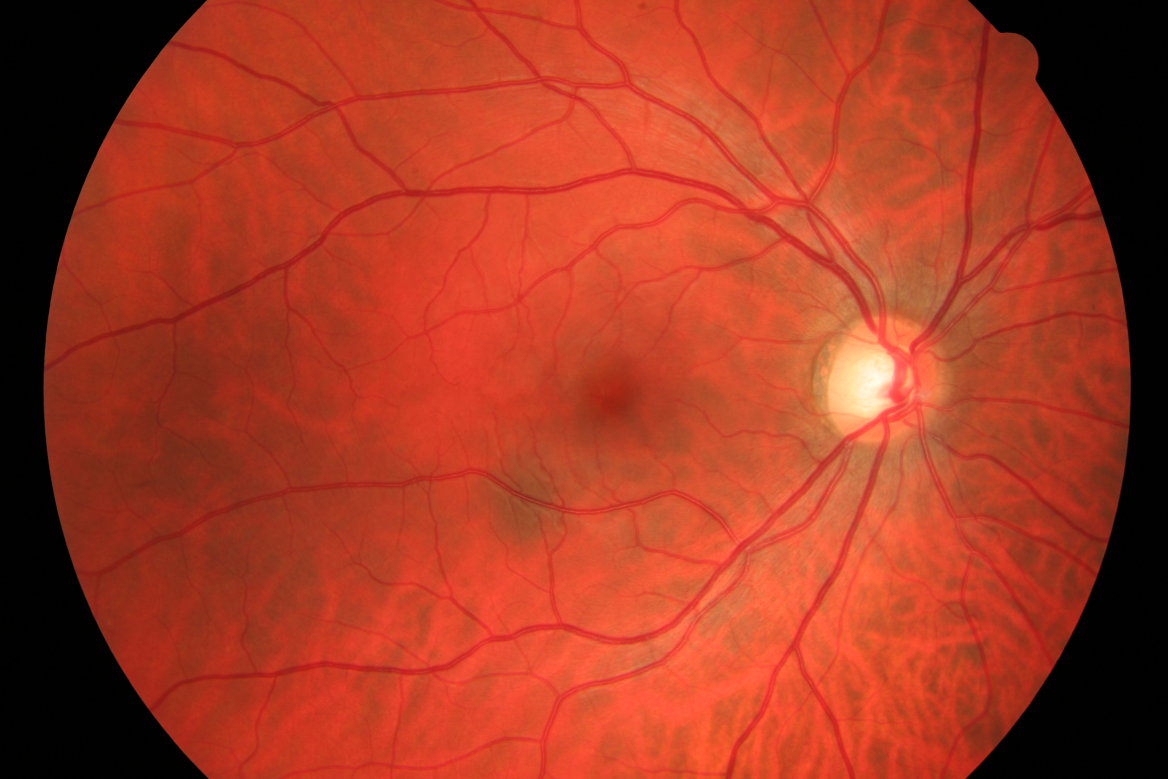
#> input picture training/01.jpg, 3504 x 2336 px, given in place of 3.jpg, which was not available (shown at 1/3 size)
$ python RetinaSegmentator.py
#> lines starting #> are read from the running program, lines starting #| are printed output that depends on the picture; after the words box and inside, x2 and y2 are one past the last pixel; in counts of white or black regions, pixels touching at a corner belong together; pictures that were not available may be replaced by others from this repository, and a replacement may not be noted
#> in classical_deconstruction_mask, image is the input picture: shape (2336, 3504, 3); mean R, G, B 165.3, 58.1, 35.1
import time
from itertools import chain
from multiprocessing import Manager, Pool
from multiprocessing import Process
import random

import cv2 as cv
import matplotlib.pyplot as plt
import numpy as np
from sklearn.metrics import classification_report, confusion_matrix, plot_confusion_matrix
from sklearn.neural_network import MLPClassifier
from sklearn.preprocessing import StandardScaler
from sklearn.model_selection import train_test_split, cross_val_score
from joblib import dump, load


class RetinaSegmentator:
    def __init__(self):
        self._pool = Pool()

    # [39 lines left out: functions classical_deconstruction, reconstruct_and_compare, show_difference, not called in this run]

    @staticmethod
    def _basic_processing(image):
        image = (image[::, ::, 1] * 2.3) - (image[::, ::, 2] * 1.7)
#> image: shape (2336, 3504) float64
        image = image * 255 / image.max()
        image = image.clip(0, 255)
        image = image.astype('uint8')
        return image

    # [176 lines left out: functions _get_fragment_features, _split_image, _prepare_dataset, train_model, nn_reconstruction, _read_image, not called in this run]

    def _find_best_balance(self):
        for i in range(1, 8):
            clf, scaler = self.train_model(i)
            # [4 lines of commented-out code are left out]

    # [26 lines left out: function test, not called in this run]

    def __del__(self):
        self._pool.close()

    @classmethod
    def classical_deconstruction_mask(cls, image):
        image = plt.imread(image)
        orig_image = image
        image = cls._basic_processing(image)

        kernel = np.ones((6, 6), np.uint8)
        image = cv.erode(image, kernel)
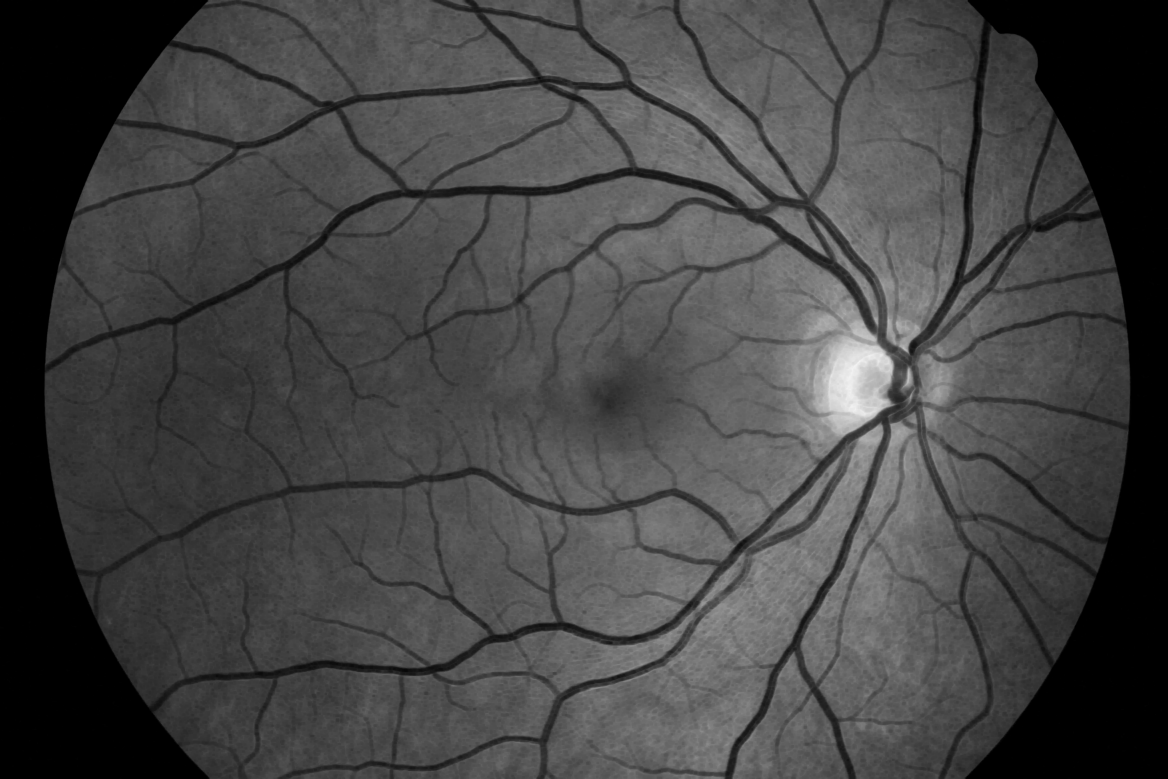
#> image: shape (2336, 3504) (shown at 1/3 size); min 0, max 245, mean 67.9
        kernel = np.ones((3, 3), np.uint8)
        image = cv.dilate(image, kernel)

        image = cv.bilateralFilter(image, 5, 210, 30)
        image = cv.medianBlur(image, 9)

        image = cv.adaptiveThreshold(image, 255, cv.ADAPTIVE_THRESH_GAUSSIAN_C, cv.THRESH_BINARY_INV, 41, 4)  # 61, 4
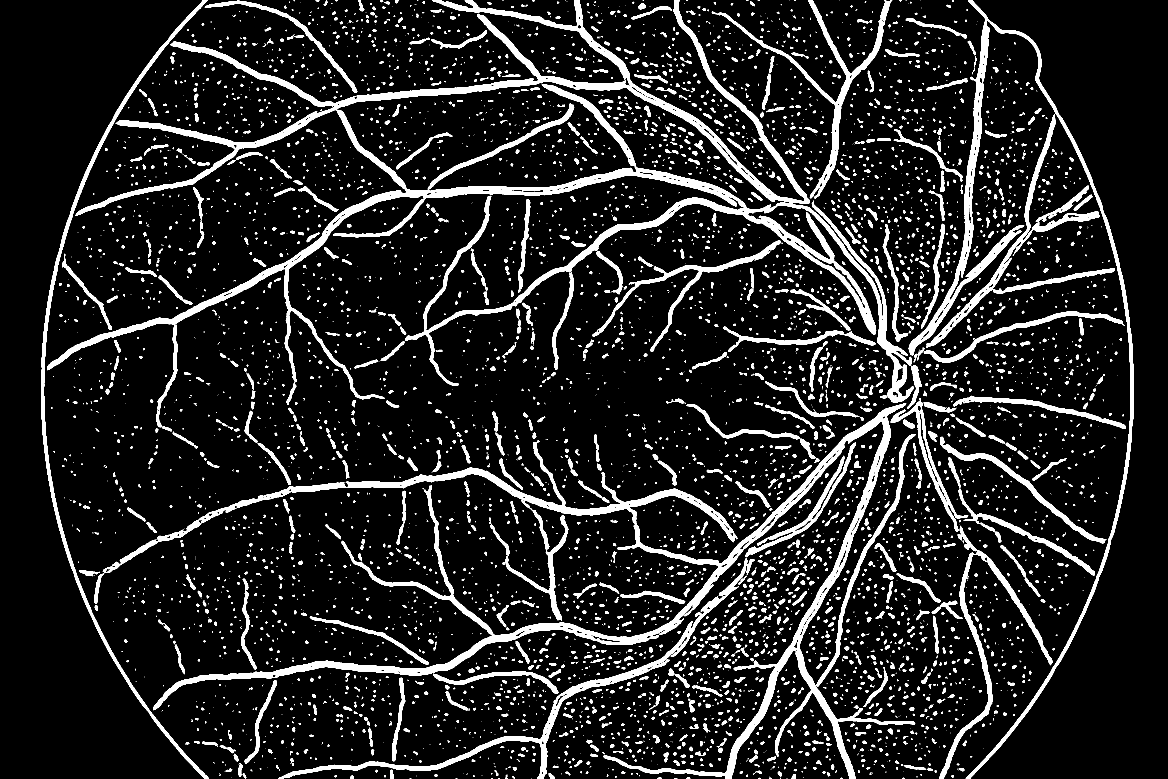
#> image: shape (2336, 3504) (shown at 1/3 size); 11.4% white; 6585 white regions (3410 under 20 px), largest, box (x1, y1, x2, y2) and area: (141, 0, 2741, 1208) 208726, (460, 1209, 2719, 2336) 136809, (2726, 0, 3402, 2336) 50650

        image = cv.bilateralFilter(image, 5, 70, 10)
        image = cv.medianBlur(image, 9)
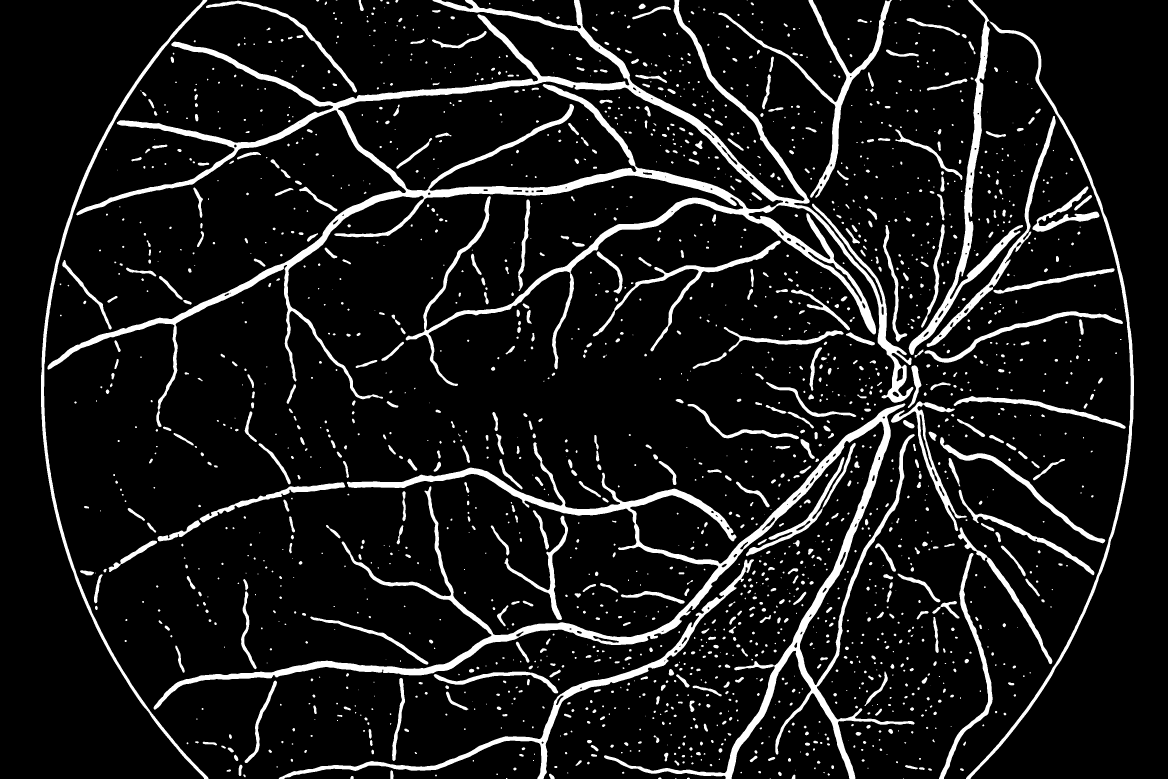
#> image: shape (2336, 3504) (shown at 1/3 size); min 0, max 255, mean 25.6

        mask = np.zeros(image.shape)
        mask[image > 50] = 1

        return mask

    def classical_stats(self):
        mask = self.classical_deconstruction_mask("sprawko/3.jpg").astype("bool").flatten()
        pro_mask = plt.imread("sprawko/3.tif")
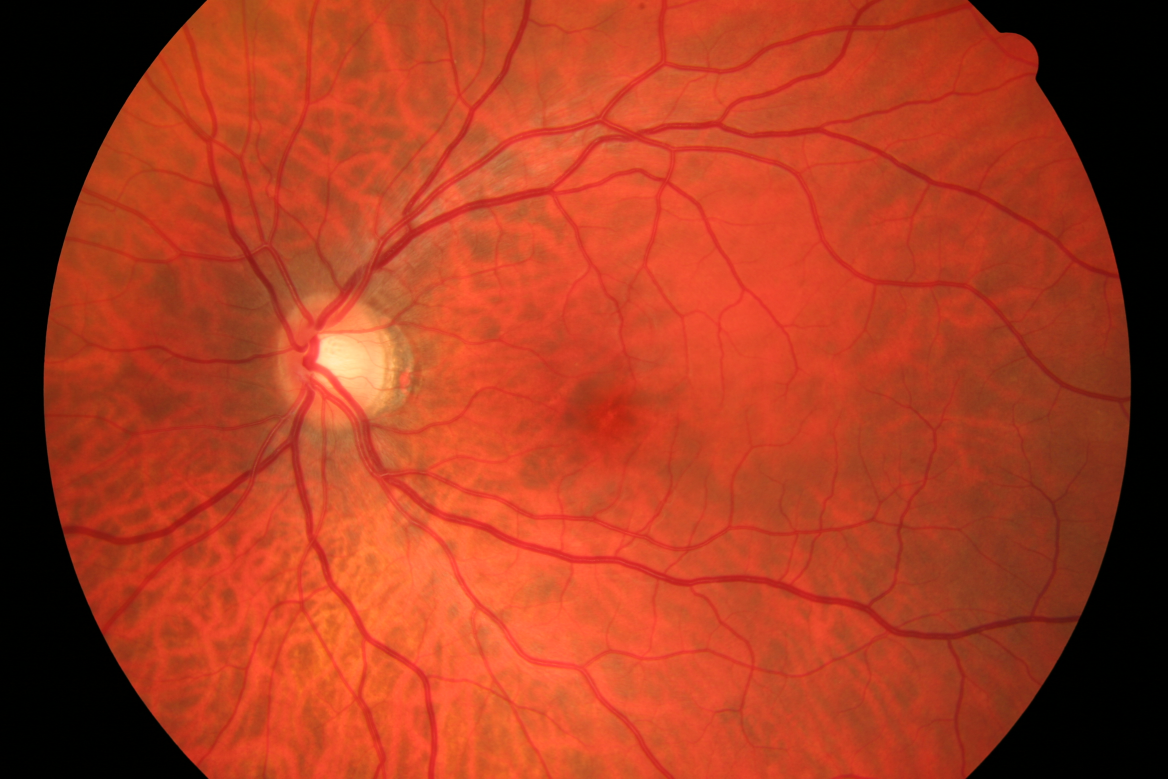
#> input picture training/02.jpg, 3504 x 2336 px, given in place of 3.tif, which was not available (shown at 1/3 size)
#> pro_mask is the input picture: shape (2336, 3504, 3); mean R, G, B 169.4, 59.9, 32.6
        pro_mask = np.array(pro_mask).astype('bool').flatten()
#> (the run stopped early here; a loop or call above may not have finished)
